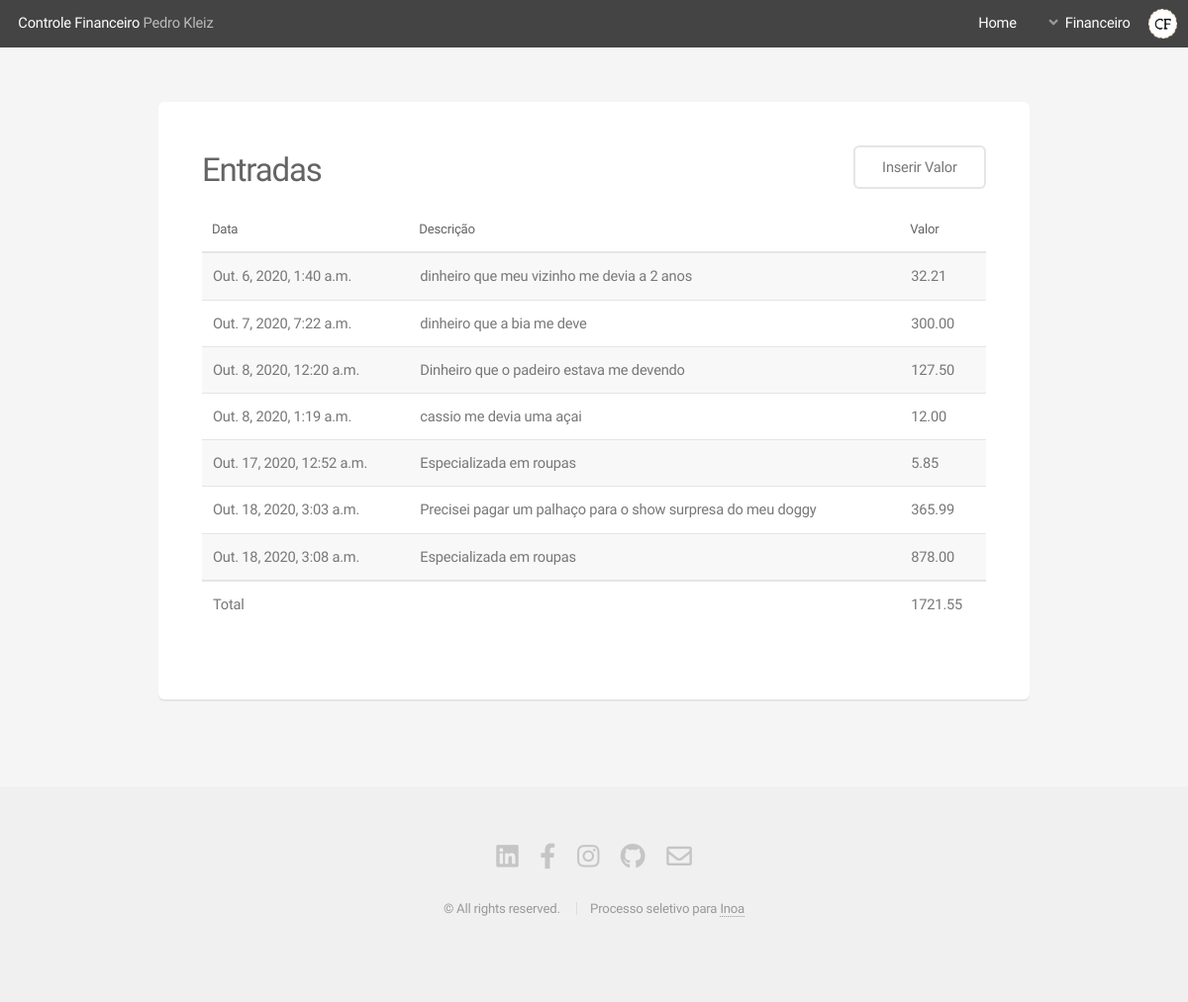
The app's page /deposit/, older data.
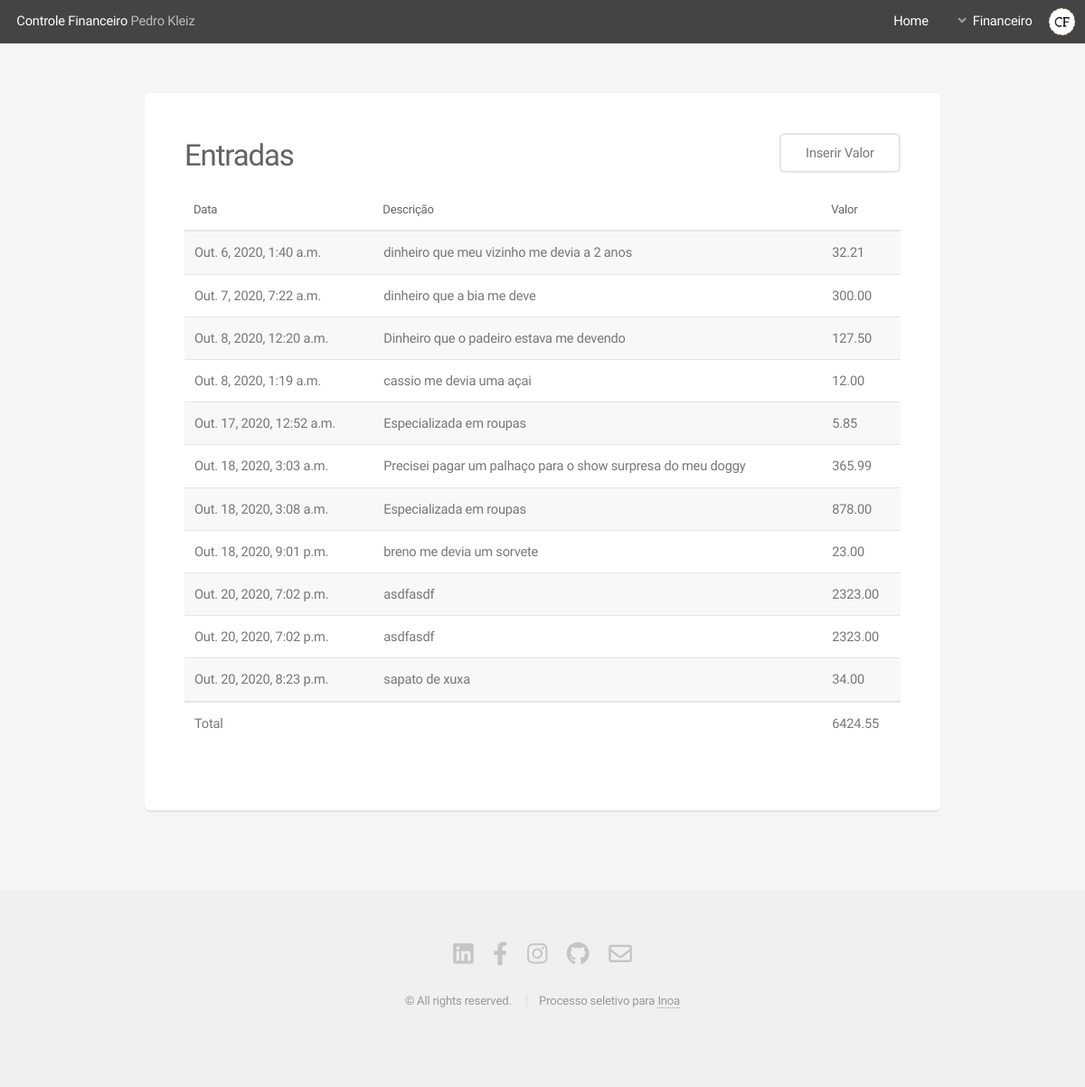
The same page, newer data.
### website/models.py (models this page shows, shortened)
class Deposit(models.Model):
    deposit_name = models.CharField(max_length=50)
    deposit_value = models.DecimalField(
        blank=False, null=False, max_digits=20, decimal_places=2)
    deposit_date = models.DateTimeField(auto_now=True)

### website/views.py (the view)
# urls.py: path('deposit/', deposit_view, name='deposit'),
def deposit_view(request):
    deposits = Deposit.objects.all()
    sumDeposits = Deposit.objects.aggregate(
        sum_deposits=Sum('deposit_value'))
    dicDepositRender = {'sumDeposits': sumDeposits, 'deposits': deposits}
    return render(request, 'deposit.html', dicDepositRender)

### website/templates/deposit.html
{% load static %} {% include 'partials/headerBlack.html' %}
<section id="main" class="container">
  <section class="box">
    <header>
    <div class="row gtr-uniform gtr-50">
      <div class="col-6 col-12-mobilep">
          <h2 class="col-6">Entradas</h2>
      </div>
      <div class="col-6 col-12-mobilep ">
        <a href="{% url 'depositValue' %}"  style="float: right;" class="button alt">Inserir Valor</a>
      </div>
    </div>
    </header>
    <br>
    <div class="table-wrapper">
      <table>
        <thead>
          <tr>
            <th>Data</th>
            <th>Descrição</th>
            <th>Valor</th>
          </tr>
        </thead>
        <tbody>
          {% for deposit in deposits %}
          <tr>
            <td>{{deposit.deposit_date}}</td>
            <td>{{deposit.deposit_name}}</td>
            <td>{{deposit.deposit_value}}</td>
          </tr>
          {% endfor %}
        </tbody>
        <tfoot>
          <tr>
            <td>Total</td>
            <td colspan="1"></td>
            <td>{{ sumDeposits.sum_deposits|floatformat:2 }}</td>
          </tr>
        </tfoot>
      </table>
    </div>
  </section>
</section>
{% include 'partials/footer.html'%}

Row changes from the older to the newer data that the page shows:
added Deposit: deposit_date "Out. 18, 2020, 9:01 p.m.", deposit_name "breno me devia um sorvete", deposit_value "23.00"
added Deposit: deposit_date "Out. 20, 2020, 7:02 p.m.", deposit_name "asdfasdf", deposit_value "2323.00"
added Deposit: deposit_date "Out. 20, 2020, 7:02 p.m.", deposit_name "asdfasdf", deposit_value "2323.00"
added Deposit: deposit_date "Out. 20, 2020, 8:23 p.m.", deposit_name "sapato de xuxa", deposit_value "34.00"
Text that changed along with them:
{{ sumDeposits.sum_deposits|floatformat:2 }}: "1721.55" → "6424.55"
